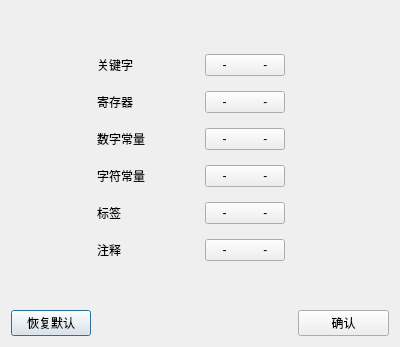
<?xml version="1.0" encoding="UTF-8"?>
<ui version="4.0">
 <class>SelectColor</class>
 <widget class="QDialog" name="SelectColor">
  <property name="geometry">
   <rect>
    <x>0</x>
    <y>0</y>
    <width>400</width>
    <height>347</height>
   </rect>
  </property>
  <property name="windowTitle">
   <string>Dialog</string>
  </property>
  <layout class="QGridLayout" name="gridLayout" columnstretch="1,5,0,1,0">
   <item row="7" column="0">
    <widget class="QPushButton" name="pushButton_2">
     <property name="text">
      <string>恢复默认</string>
     </property>
    </widget>
   </item>
   <item row="7" column="2" colspan="3">
    <widget class="QPushButton" name="pushButton">
     <property name="text">
      <string>确认</string>
     </property>
    </widget>
   </item>
   <item row="5" column="0">
    <spacer name="horizontalSpacer">
     <property name="orientation">
      <enum>Qt::Horizontal</enum>
     </property>
     <property name="sizeHint" stdset="0">
      <size>
       <width>40</width>
       <height>20</height>
      </size>
     </property>
    </spacer>
   </item>
   <item row="5" column="4">
    <spacer name="horizontalSpacer_2">
     <property name="orientation">
      <enum>Qt::Horizontal</enum>
     </property>
     <property name="sizeHint" stdset="0">
      <size>
       <width>40</width>
       <height>20</height>
      </size>
     </property>
    </spacer>
   </item>
   <item row="7" column="1">
    <spacer name="horizontalSpacer_3">
     <property name="orientation">
      <enum>Qt::Horizontal</enum>
     </property>
     <property name="sizeHint" stdset="0">
      <size>
       <width>40</width>
       <height>20</height>
      </size>
     </property>
    </spacer>
   </item>
   <item row="5" column="1" colspan="3">
    <layout class="QFormLayout" name="formLayout">
     <property name="sizeConstraint">
      <enum>QLayout::SetDefaultConstraint</enum>
     </property>
     <property name="formAlignment">
      <set>Qt::AlignLeading|Qt::AlignLeft|Qt::AlignVCenter</set>
     </property>
     <property name="horizontalSpacing">
      <number>60</number>
     </property>
     <property name="verticalSpacing">
      <number>15</number>
     </property>
     <property name="rightMargin">
      <number>0</number>
     </property>
     <item row="1" column="0">
      <widget class="QLabel" name="label_3">
       <property name="text">
        <string>寄存器</string>
       </property>
      </widget>
     </item>
     <item row="0" column="0">
      <widget class="QLabel" name="label">
       <property name="text">
        <string>关键字</string>
       </property>
      </widget>
     </item>
     <item row="2" column="0">
      <widget class="QLabel" name="label_4">
       <property name="text">
        <string>数字常量</string>
       </property>
      </widget>
     </item>
     <item row="4" column="0">
      <widget class="QLabel" name="label_5">
       <property name="text">
        <string>标签</string>
       </property>
      </widget>
     </item>
     <item row="5" column="0">
      <widget class="QLabel" name="label_2">
       <property name="text">
        <string>注释</string>
       </property>
      </widget>
     </item>
     <item row="5" column="1">
      <widget class="QPushButton" name="commentButton">
       <property name="sizePolicy">
        <sizepolicy hsizetype="Fixed" vsizetype="Fixed">
         <horstretch>0</horstretch>
         <verstretch>0</verstretch>
        </sizepolicy>
       </property>
       <property name="text">
        <string notr="true">-           -</string>
       </property>
      </widget>
     </item>
     <item row="4" column="1">
      <widget class="QPushButton" name="labelButton">
       <property name="sizePolicy">
        <sizepolicy hsizetype="Fixed" vsizetype="Fixed">
         <horstretch>0</horstretch>
         <verstretch>0</verstretch>
        </sizepolicy>
       </property>
       <property name="text">
        <string notr="true">-           -</string>
       </property>
      </widget>
     </item>
     <item row="1" column="1">
      <widget class="QPushButton" name="registerButton">
       <property name="sizePolicy">
        <sizepolicy hsizetype="Fixed" vsizetype="Fixed">
         <horstretch>0</horstretch>
         <verstretch>0</verstretch>
        </sizepolicy>
       </property>
       <property name="text">
        <string notr="true">-           -</string>
       </property>
      </widget>
     </item>
     <item row="0" column="1">
      <widget class="QPushButton" name="keywordButton">
       <property name="sizePolicy">
        <sizepolicy hsizetype="Fixed" vsizetype="Fixed">
         <horstretch>0</horstretch>
         <verstretch>0</verstretch>
        </sizepolicy>
       </property>
       <property name="text">
        <string notr="true">-           -</string>
       </property>
      </widget>
     </item>
     <item row="3" column="0">
      <widget class="QLabel" name="label_6">
       <property name="text">
        <string>字符常量</string>
       </property>
      </widget>
     </item>
     <item row="3" column="1">
      <widget class="QPushButton" name="expressionButton">
       <property name="sizePolicy">
        <sizepolicy hsizetype="Fixed" vsizetype="Fixed">
         <horstretch>0</horstretch>
         <verstretch>0</verstretch>
        </sizepolicy>
       </property>
       <property name="text">
        <string notr="true">-           -</string>
       </property>
      </widget>
     </item>
     <item row="2" column="1">
      <widget class="QPushButton" name="literalButton">
       <property name="sizePolicy">
        <sizepolicy hsizetype="Fixed" vsizetype="Fixed">
         <horstretch>0</horstretch>
         <verstretch>0</verstretch>
        </sizepolicy>
       </property>
       <property name="text">
        <string notr="true">-           -</string>
       </property>
      </widget>
     </item>
    </layout>
   </item>
  </layout>
 </widget>
 <resources/>
 <connections/>
</ui>
